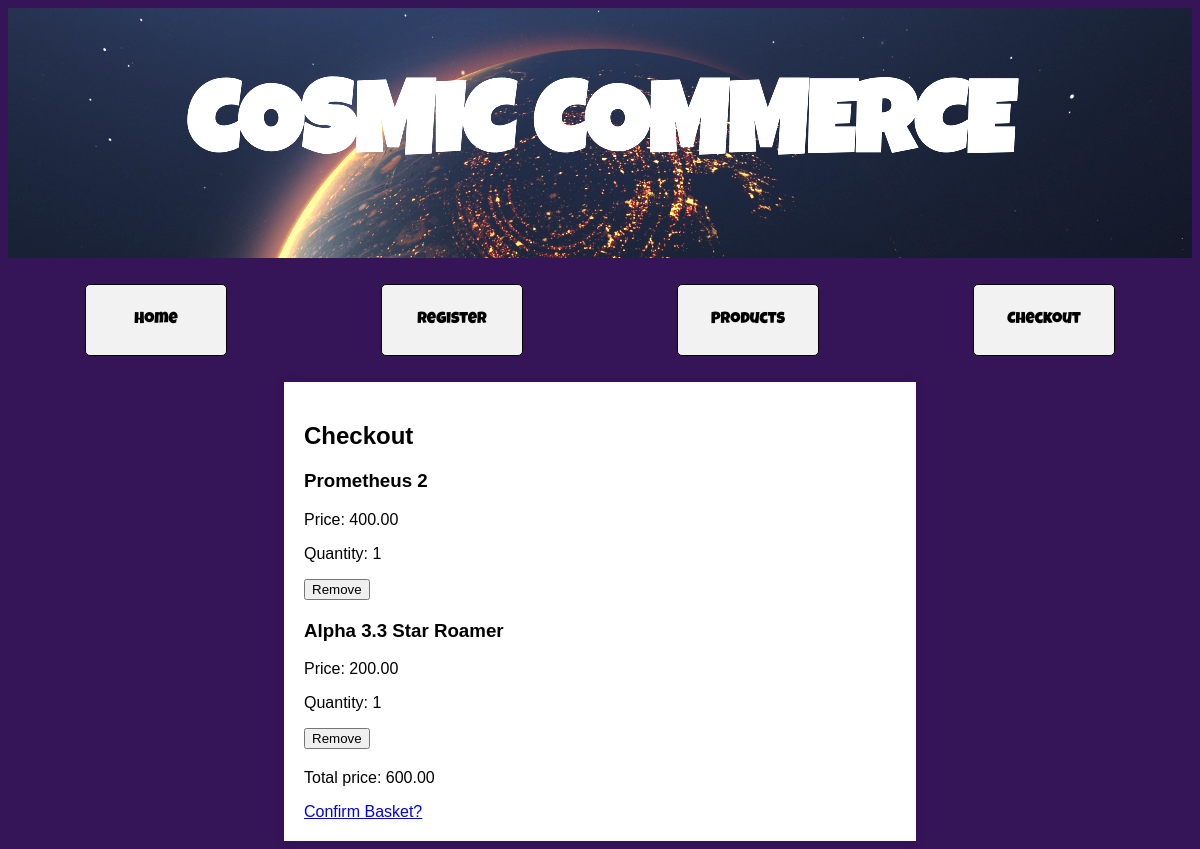
The app's page /checkout/ (signed in), older data.
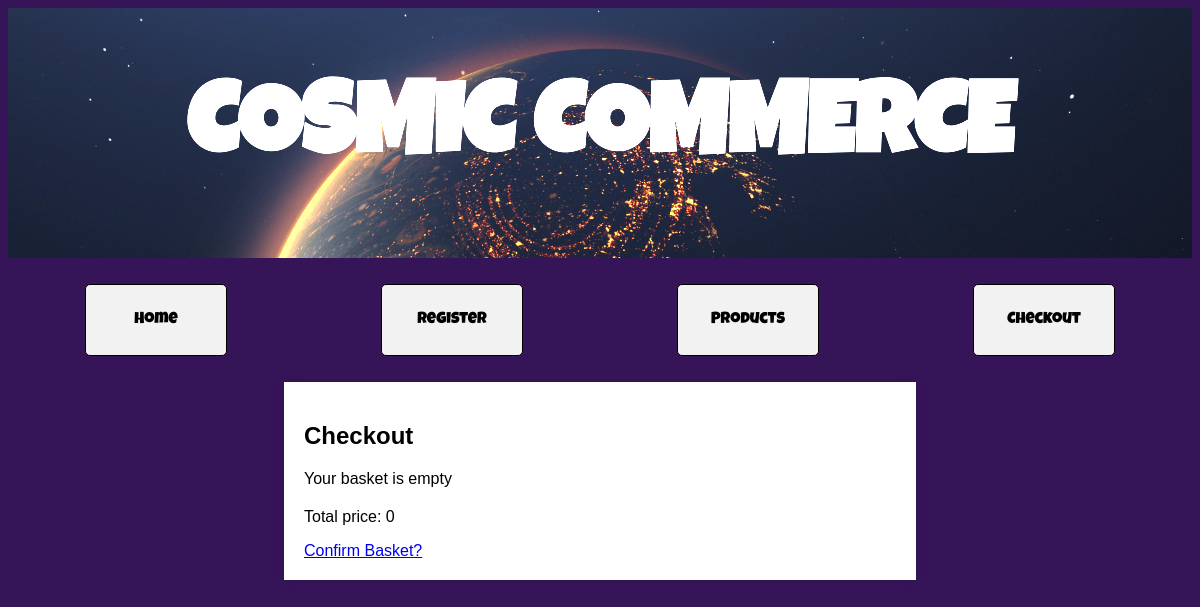
The same page, newer data.
### catalog/models.py (models this page shows, shortened)
class BasketItem(models.Model):
    product = models.ForeignKey(Product, on_delete=models.CASCADE)
    basket = models.ForeignKey(Basket, on_delete=models.CASCADE)
    quantity = models.PositiveIntegerField(default=1)

class Product(models.Model):
    image = models.ImageField(upload_to='products/')
    title = models.CharField(max_length=200, default='Default Title')
    description = models.TextField()
    price = models.DecimalField(max_digits=6, decimal_places=2)
    category = models.ForeignKey(Category, null=True, blank=True, on_delete=models.CASCADE)
    featured = models.BooleanField(default=False)

class Basket(models.Model):
    user = models.OneToOneField(User, on_delete=models.CASCADE)
    items = models.ManyToManyField(Product, through='BasketItem')
    def get_total_price(self):
        return sum(item.product.price * item.quantity for item in self.basketitem_set.all())

### catalog/views.py (the view)
# urls.py: path('checkout/', views.checkout, name='checkout'),
def checkout(request):
    if request.user.is_authenticated:
        basket, created = Basket.objects.get_or_create(user=request.user)
        for item in basket.basketitem_set.all():
            print(item.product.title)  # Print the title of the product
        return render(request, 'catalog/checkout.html', {'basket': basket})
    else:
        return redirect('login')

### catalog/context_processors.py (called while the page is built)
def basket(request):
    if request.user.is_authenticated:
        basket, created = Basket.objects.get_or_create(user=request.user)
        return {'basket': basket}
    else:
        return {}

### catalog/templates/catalog/checkout.html (shortened to what this page needs)
{% load static %}
<!DOCTYPE html>
<html>
<head>
    <link rel="stylesheet" type="text/css" href="{% static 'catalog/css/style.css' %}">
</head>
<body>
    <header class="site-header">
        <h1>COSMIC COMMERCE</h1>
    </header>
    <section class="site-nav">
        <nav>
            <ul>
                <li><a href="{% url 'index' %}">Home</a></li>
                <li><a href="{% url 'register' %}">Register</a></li>
                <li><a href="{% url 'products' %}">Products</a></li>
                <li><a href="{% url 'checkout' %}">Checkout</a></li>
            </ul>
        </nav>
    </section>
    <div class="checkout-basket">
        <h2>Checkout</h2>
        <ul>
            {% for item in basket.basketitem_set.all %}
                <li>
                    <h3>{{ item.product.title }}</h3>
                    <p>Price: {{ item.product.price }}</p>
                    <p>Quantity: {{ item.quantity }}</p>
                    <form method="post" action="{% url 'remove_from_basket' item.id %}">
                        <input type="submit" value="Remove">
                    </form>
                </li>
            {% empty %}
                <li>Your basket is empty</li>
            {% endfor %}
        </ul>
        <p>Total price: {{ basket.get_total_price }}</p>
        <a href="{% url 'payment' %}" class="confirm-basket-button">Confirm Basket?</a>
    </div>
</body>
</html>

Row changes from the older to the newer data that the page shows:
removed BasketItem: product "Prometheus 2", product.price "400.00", quantity "1"
removed BasketItem: product "Alpha 3.3 Star Roamer", product.price "200.00", quantity "1"
computed for Basket: get_total_price "600.00" → "0"
Text that changed along with them:
text now shown: "Your basket is empty"
